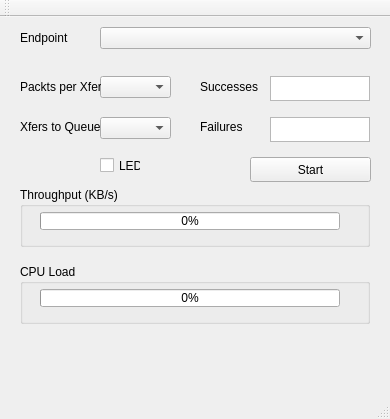
<?xml version="1.0" encoding="UTF-8"?>
<ui version="4.0">
 <class>MainWindow</class>
 <widget class="QMainWindow" name="MainWindow">
  <property name="geometry">
   <rect>
    <x>0</x>
    <y>0</y>
    <width>390</width>
    <height>419</height>
   </rect>
  </property>
  <property name="windowTitle">
   <string>Streamer</string>
  </property>
  <property name="windowIcon">
   <iconset>
    <normaloff>CY.ico</normaloff>CY.ico</iconset>
  </property>
  <property name="animated">
   <bool>true</bool>
  </property>
  <widget class="QWidget" name="centralWidget">
   <widget class="QLabel" name="Endpoint_label">
    <property name="enabled">
     <bool>true</bool>
    </property>
    <property name="geometry">
     <rect>
      <x>20</x>
      <y>11</y>
      <width>81</width>
      <height>20</height>
     </rect>
    </property>
    <property name="text">
     <string>Endpoint</string>
    </property>
   </widget>
   <widget class="QPushButton" name="Start_pushButton">
    <property name="geometry">
     <rect>
      <x>250</x>
      <y>140</y>
      <width>121</width>
      <height>25</height>
     </rect>
    </property>
    <property name="autoFillBackground">
     <bool>false</bool>
    </property>
    <property name="text">
     <string>Start</string>
    </property>
   </widget>
   <widget class="QGroupBox" name="Throughput_groupBox">
    <property name="geometry">
     <rect>
      <x>20</x>
      <y>170</y>
      <width>350</width>
      <height>60</height>
     </rect>
    </property>
    <property name="title">
     <string>Throughput (KB/s)</string>
    </property>
    <widget class="QProgressBar" name="progressBar">
     <property name="geometry">
      <rect>
       <x>20</x>
       <y>25</y>
       <width>300</width>
       <height>18</height>
      </rect>
     </property>
     <property name="maximum">
      <number>500000</number>
     </property>
     <property name="value">
      <number>0</number>
     </property>
     <property name="format">
      <string>%p%</string>
     </property>
    </widget>
   </widget>
   <widget class="QGroupBox" name="CPU_Load_groupBox">
    <property name="geometry">
     <rect>
      <x>20</x>
      <y>247</y>
      <width>350</width>
      <height>60</height>
     </rect>
    </property>
    <property name="title">
     <string>CPU Load</string>
    </property>
    <widget class="QProgressBar" name="progressBar_2">
     <property name="geometry">
      <rect>
       <x>20</x>
       <y>25</y>
       <width>300</width>
       <height>18</height>
      </rect>
     </property>
     <property name="maximum">
      <number>100</number>
     </property>
     <property name="value">
      <number>0</number>
     </property>
     <property name="format">
      <string>%v%</string>
     </property>
    </widget>
   </widget>
   <widget class="QComboBox" name="Endpoint_comboBox">
    <property name="geometry">
     <rect>
      <x>100</x>
      <y>10</y>
      <width>271</width>
      <height>22</height>
     </rect>
    </property>
   </widget>
   <widget class="QComboBox" name="Endpoint_comboBox_2">
    <property name="geometry">
     <rect>
      <x>100</x>
      <y>59</y>
      <width>71</width>
      <height>22</height>
     </rect>
    </property>
   </widget>
   <widget class="QLabel" name="Packets_per_Xfer_Label">
    <property name="enabled">
     <bool>true</bool>
    </property>
    <property name="geometry">
     <rect>
      <x>20</x>
      <y>60</y>
      <width>81</width>
      <height>20</height>
     </rect>
    </property>
    <property name="text">
     <string>Packts per Xfer</string>
    </property>
   </widget>
   <widget class="QComboBox" name="Endpoint_comboBox_3">
    <property name="geometry">
     <rect>
      <x>100</x>
      <y>100</y>
      <width>71</width>
      <height>22</height>
     </rect>
    </property>
   </widget>
   <widget class="QLabel" name="Xfer_to_Queue_Label">
    <property name="enabled">
     <bool>true</bool>
    </property>
    <property name="geometry">
     <rect>
      <x>20</x>
      <y>100</y>
      <width>81</width>
      <height>20</height>
     </rect>
    </property>
    <property name="text">
     <string>Xfers to Queue</string>
    </property>
   </widget>
   <widget class="QLabel" name="Successes_label">
    <property name="enabled">
     <bool>true</bool>
    </property>
    <property name="geometry">
     <rect>
      <x>200</x>
      <y>60</y>
      <width>71</width>
      <height>20</height>
     </rect>
    </property>
    <property name="text">
     <string>Successes</string>
    </property>
   </widget>
   <widget class="QLabel" name="Failures_label">
    <property name="enabled">
     <bool>true</bool>
    </property>
    <property name="geometry">
     <rect>
      <x>200</x>
      <y>100</y>
      <width>71</width>
      <height>20</height>
     </rect>
    </property>
    <property name="text">
     <string>Failures</string>
    </property>
   </widget>
   <widget class="QPlainTextEdit" name="Successes_plainTextEdit">
    <property name="geometry">
     <rect>
      <x>270</x>
      <y>59</y>
      <width>100</width>
      <height>25</height>
     </rect>
    </property>
   </widget>
   <widget class="QPlainTextEdit" name="Failures_plainTextEdit">
    <property name="geometry">
     <rect>
      <x>270</x>
      <y>100</y>
      <width>100</width>
      <height>25</height>
     </rect>
    </property>
   </widget>
   <widget class="QCheckBox" name="LED_checkBox">
    <property name="geometry">
     <rect>
      <x>100</x>
      <y>140</y>
      <width>41</width>
      <height>17</height>
     </rect>
    </property>
    <property name="text">
     <string>LED</string>
    </property>
   </widget>
  </widget>
  <widget class="QToolBar" name="mainToolBar">
   <attribute name="toolBarArea">
    <enum>TopToolBarArea</enum>
   </attribute>
   <attribute name="toolBarBreak">
    <bool>false</bool>
   </attribute>
  </widget>
  <widget class="QStatusBar" name="statusBar"/>
  <widget class="QMenuBar" name="menuBar">
   <property name="geometry">
    <rect>
     <x>0</x>
     <y>0</y>
     <width>390</width>
     <height>21</height>
    </rect>
   </property>
  </widget>
 </widget>
 <layoutdefault spacing="6" margin="11"/>
 <resources/>
 <connections/>
</ui>
